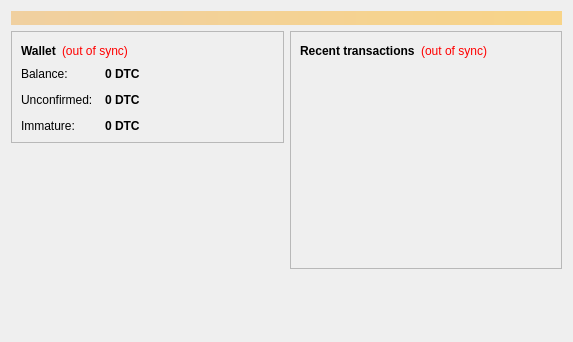
<?xml version="1.0" encoding="UTF-8"?>
<ui version="4.0">
 <class>OverviewPage</class>
 <widget class="QWidget" name="OverviewPage">
  <property name="geometry">
   <rect>
    <x>0</x>
    <y>0</y>
    <width>573</width>
    <height>342</height>
   </rect>
  </property>
  <property name="windowTitle">
   <string>Form</string>
  </property>
  <layout class="QVBoxLayout" name="topLayout">
   <item>
    <widget class="QLabel" name="labelAlerts">
     <property name="visible">
      <bool>false</bool>
     </property>
     <property name="styleSheet">
      <string notr="true">background-color: qlineargradient(x1: 0, y1: 0, x2: 1, y2: 0, stop:0 #F0D0A0, stop:1 #F8D488); color:#000000;</string>
     </property>
     <property name="wordWrap">
      <bool>true</bool>
     </property>
     <property name="margin">
      <number>3</number>
     </property>
    </widget>
   </item>
   <item>
    <layout class="QHBoxLayout" name="horizontalLayout" stretch="1,1">
     <item>
      <layout class="QVBoxLayout" name="verticalLayout_2">
       <item>
        <widget class="QFrame" name="frame">
         <property name="frameShape">
          <enum>QFrame::StyledPanel</enum>
         </property>
         <property name="frameShadow">
          <enum>QFrame::Raised</enum>
         </property>
         <layout class="QVBoxLayout" name="verticalLayout_4">
          <item>
           <layout class="QHBoxLayout" name="horizontalLayout_4">
            <item>
             <widget class="QLabel" name="label_5">
              <property name="font">
               <font>
                <weight>75</weight>
                <bold>true</bold>
               </font>
              </property>
              <property name="text">
               <string>Wallet</string>
              </property>
             </widget>
            </item>
            <item>
             <widget class="QLabel" name="labelWalletStatus">
              <property name="toolTip">
               <string>The displayed information may be out of date. Your wallet automatically synchronizes with the Digeraticoin network after a connection is established, but this process has not completed yet.</string>
              </property>
              <property name="styleSheet">
               <string notr="true">QLabel { color: red; }</string>
              </property>
              <property name="text">
               <string notr="true">(out of sync)</string>
              </property>
              <property name="alignment">
               <set>Qt::AlignLeading|Qt::AlignLeft|Qt::AlignVCenter</set>
              </property>
             </widget>
            </item>
            <item>
             <spacer name="horizontalSpacer_2">
              <property name="orientation">
               <enum>Qt::Horizontal</enum>
              </property>
              <property name="sizeHint" stdset="0">
               <size>
                <width>40</width>
                <height>20</height>
               </size>
              </property>
             </spacer>
            </item>
           </layout>
          </item>
          <item>
           <layout class="QFormLayout" name="formLayout_2">
            <property name="fieldGrowthPolicy">
             <enum>QFormLayout::AllNonFixedFieldsGrow</enum>
            </property>
            <property name="horizontalSpacing">
             <number>12</number>
            </property>
            <property name="verticalSpacing">
             <number>12</number>
            </property>
            <item row="0" column="0">
             <widget class="QLabel" name="label">
              <property name="text">
               <string>Balance:</string>
              </property>
             </widget>
            </item>
            <item row="0" column="1">
             <widget class="QLabel" name="labelBalance">
              <property name="font">
               <font>
                <weight>75</weight>
                <bold>true</bold>
               </font>
              </property>
              <property name="cursor">
               <cursorShape>IBeamCursor</cursorShape>
              </property>
              <property name="toolTip">
               <string>Your current balance</string>
              </property>
              <property name="text">
               <string notr="true">0 DTC</string>
              </property>
              <property name="textInteractionFlags">
               <set>Qt::LinksAccessibleByMouse|Qt::TextSelectableByKeyboard|Qt::TextSelectableByMouse</set>
              </property>
             </widget>
            </item>
            <item row="1" column="0">
             <widget class="QLabel" name="label_3">
              <property name="text">
               <string>Unconfirmed:</string>
              </property>
             </widget>
            </item>
            <item row="1" column="1">
             <widget class="QLabel" name="labelUnconfirmed">
              <property name="font">
               <font>
                <weight>75</weight>
                <bold>true</bold>
               </font>
              </property>
              <property name="cursor">
               <cursorShape>IBeamCursor</cursorShape>
              </property>
              <property name="toolTip">
               <string>Total of transactions that have yet to be confirmed, and do not yet count toward the current balance</string>
              </property>
              <property name="text">
               <string notr="true">0 DTC</string>
              </property>
              <property name="textInteractionFlags">
               <set>Qt::LinksAccessibleByMouse|Qt::TextSelectableByKeyboard|Qt::TextSelectableByMouse</set>
              </property>
             </widget>
            </item>
            <item row="2" column="0">
             <widget class="QLabel" name="labelImmatureText">
              <property name="text">
               <string>Immature:</string>
              </property>
             </widget>
            </item>
            <item row="2" column="1">
             <widget class="QLabel" name="labelImmature">
              <property name="font">
               <font>
                <weight>75</weight>
                <bold>true</bold>
               </font>
              </property>
              <property name="toolTip">
               <string>Mined balance that has not yet matured</string>
              </property>
              <property name="text">
               <string notr="true">0 DTC</string>
              </property>
              <property name="textInteractionFlags">
               <set>Qt::LinksAccessibleByMouse|Qt::TextSelectableByKeyboard|Qt::TextSelectableByMouse</set>
              </property>
             </widget>
            </item>
           </layout>
          </item>
         </layout>
        </widget>
       </item>
       <item>
        <spacer name="verticalSpacer">
         <property name="orientation">
          <enum>Qt::Vertical</enum>
         </property>
         <property name="sizeHint" stdset="0">
          <size>
           <width>20</width>
           <height>40</height>
          </size>
         </property>
        </spacer>
       </item>
      </layout>
     </item>
     <item>
      <layout class="QVBoxLayout" name="verticalLayout_3">
       <item>
        <widget class="QFrame" name="frame_2">
         <property name="frameShape">
          <enum>QFrame::StyledPanel</enum>
         </property>
         <property name="frameShadow">
          <enum>QFrame::Raised</enum>
         </property>
         <layout class="QVBoxLayout" name="verticalLayout">
          <item>
           <layout class="QHBoxLayout" name="horizontalLayout_2">
            <item>
             <widget class="QLabel" name="label_4">
              <property name="text">
               <string>&lt;b&gt;Recent transactions&lt;/b&gt;</string>
              </property>
             </widget>
            </item>
            <item>
             <widget class="QLabel" name="labelTransactionsStatus">
              <property name="toolTip">
               <string>The displayed information may be out of date. Your wallet automatically synchronizes with the Digeraticoin network after a connection is established, but this process has not completed yet.</string>
              </property>
              <property name="styleSheet">
               <string notr="true">QLabel { color: red; }</string>
              </property>
              <property name="text">
               <string notr="true">(out of sync)</string>
              </property>
              <property name="alignment">
               <set>Qt::AlignRight|Qt::AlignTrailing|Qt::AlignVCenter</set>
              </property>
             </widget>
            </item>
            <item>
             <spacer name="horizontalSpacer">
              <property name="orientation">
               <enum>Qt::Horizontal</enum>
              </property>
              <property name="sizeHint" stdset="0">
               <size>
                <width>40</width>
                <height>20</height>
               </size>
              </property>
             </spacer>
            </item>
           </layout>
          </item>
          <item>
           <widget class="QListView" name="listTransactions">
            <property name="styleSheet">
             <string notr="true">QListView { background: transparent; }</string>
            </property>
            <property name="frameShape">
             <enum>QFrame::NoFrame</enum>
            </property>
            <property name="verticalScrollBarPolicy">
             <enum>Qt::ScrollBarAlwaysOff</enum>
            </property>
            <property name="horizontalScrollBarPolicy">
             <enum>Qt::ScrollBarAlwaysOff</enum>
            </property>
            <property name="selectionMode">
             <enum>QAbstractItemView::NoSelection</enum>
            </property>
           </widget>
          </item>
         </layout>
        </widget>
       </item>
       <item>
        <spacer name="verticalSpacer_2">
         <property name="orientation">
          <enum>Qt::Vertical</enum>
         </property>
         <property name="sizeHint" stdset="0">
          <size>
           <width>20</width>
           <height>40</height>
          </size>
         </property>
        </spacer>
       </item>
      </layout>
     </item>
    </layout>
   </item>
  </layout>
 </widget>
 <resources/>
 <connections/>
</ui>
